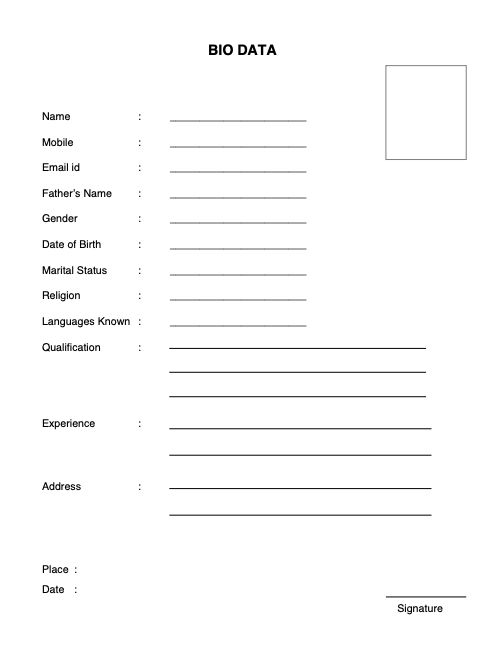
#> input picture images/error2.jpg, 495 x 655 px
$ python -i rect_detect.py   (imports and definitions only)
#> lines starting #> are read from the running program, lines starting #| are printed output that depends on the picture; after the words box and inside, x2 and y2 are one past the last pixel; in counts of white or black regions, pixels touching at a corner belong together
import cv2
import numpy as np
import matplotlib.pyplot as plt

def detectRectangles(image_path):
#> called with image_path = 'images/error2.jpg'
    image = cv2.imread(image_path)
#> image is the input picture: shape (655, 495, 3); min 0, max 255, mean 250.7
    gray = cv2.cvtColor(image, cv2.COLOR_BGR2GRAY)
    blurred = cv2.GaussianBlur(gray, (5, 5), 0)
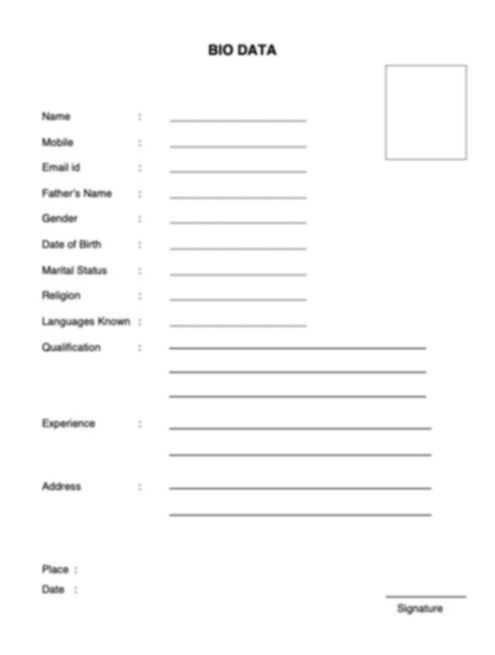
#> blurred: shape (655, 495); min 34, max 255, mean 250.7
    edges = cv2.Canny(blurred, 50, 150)
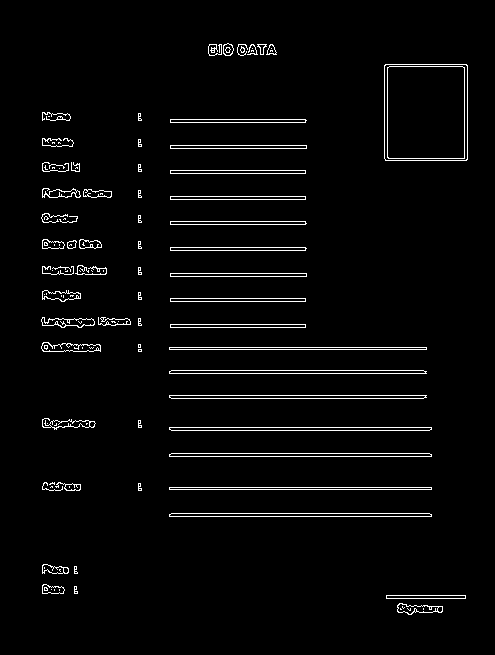
#> edges: shape (655, 495); 3% white in thin lines or dots, all inside (x1, y1, x2, y2) = (41, 43, 468, 615)
    contours, _ = cv2.findContours(edges, cv2.RETR_EXTERNAL, cv2.CHAIN_APPROX_SIMPLE)
#> contours = 86 contours, 48 with area under 20; largest, box (x1, y1, x2, y2) and area: (384, 64, 468, 161) 7965, (169, 513, 432, 517) 783, (169, 453, 432, 457) 783, (169, 427, 432, 431) 783, (169, 395, 427, 399) 766
    rectangles = []
    for contour in contours:
        epsilon = 0.02 * cv2.arcLength(contour, True)
        approx = cv2.approxPolyDP(contour, epsilon, True)
        if len(approx) == 4:
            x, y, width, height = cv2.boundingRect(approx)
            if(width>5 and height>5):
                rectangles.append({
                    "top_left": [x, y],
                    "width": width,
                    "height": height
                })
#> this loop made 86 passes
#> (epsilon, approx, x, y, width, height) on passes 21, 23, 38: (0.2, [[138, 349], [138, 351], [141, 351], [141, 349]], 138, 349, 4, 3), (0.2, [[138, 344], [138, 347], [140, 347], [140, 344]], 138, 344, 3, 4), (0.108, [[67, 270], [66, 271], [65, 271], [67, 271]], 65, 270, 3, 2)
#> (epsilon, x, y, width, height) on pass 77: (7.11, 385, 64, 83, 97)
#> after the loop, rectangles = 1 item
    return rectangles

>>> result = detectRectangles('images/error2.jpg')
#> result = 1 item

$ run again, on images/error_test.png
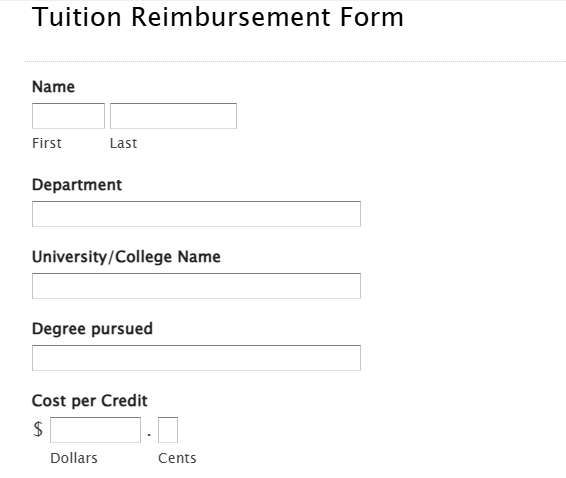
#> input picture images/error_test.png, 566 x 478 px
#> in detectRectangles, image is the input picture: shape (478, 566, 3); min 0, max 255, mean 249.8
#> in detectRectangles, `blurred = cv2.GaussianBlur(gray, (5, 5), 0)`:
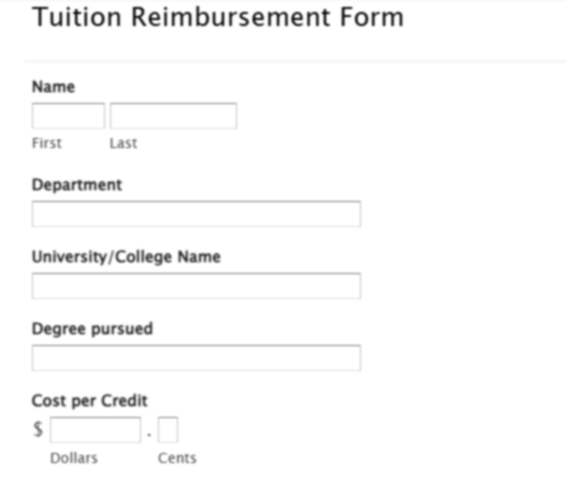
#> blurred: shape (478, 566); min 27, max 255, mean 249.9
#> in detectRectangles, `edges = cv2.Canny(blurred, 50, 150)`:
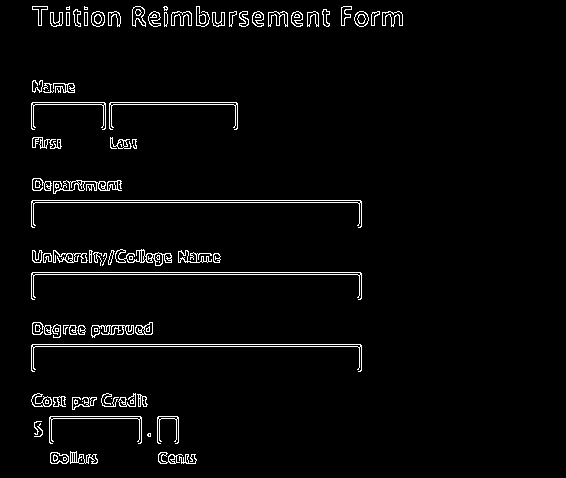
#> edges: shape (478, 566); 3.1% white in thin lines or dots, all inside (x1, y1, x2, y2) = (31, 6, 403, 464)
#> contours = 85 contours, 24 with area under 20; largest, box (x1, y1, x2, y2) and area: (31, 344, 362, 372) 670, (31, 272, 362, 300) 670, (31, 200, 362, 228) 670, (115, 249, 172, 266) 358, (53, 180, 122, 194) 309
#> the loop in detectRectangles, `for contour in contours:` made 85 passes
#> (epsilon, approx, x, y, height) on passes 21, 22, 33: (0.24, [[94, 328], [94, 331], [97, 331], [97, 328]], 94, 328, 4), (0.24, [[55, 328], [55, 331], [58, 331], [58, 328]], 55, 328, 4), (0.24, [[129, 256], [129, 259], [132, 259], [132, 256]], 129, 256, 4)
#> after the loop in detectRectangles, `for contour in contours:`: rectangles = []

$ run again, on images/img1.png
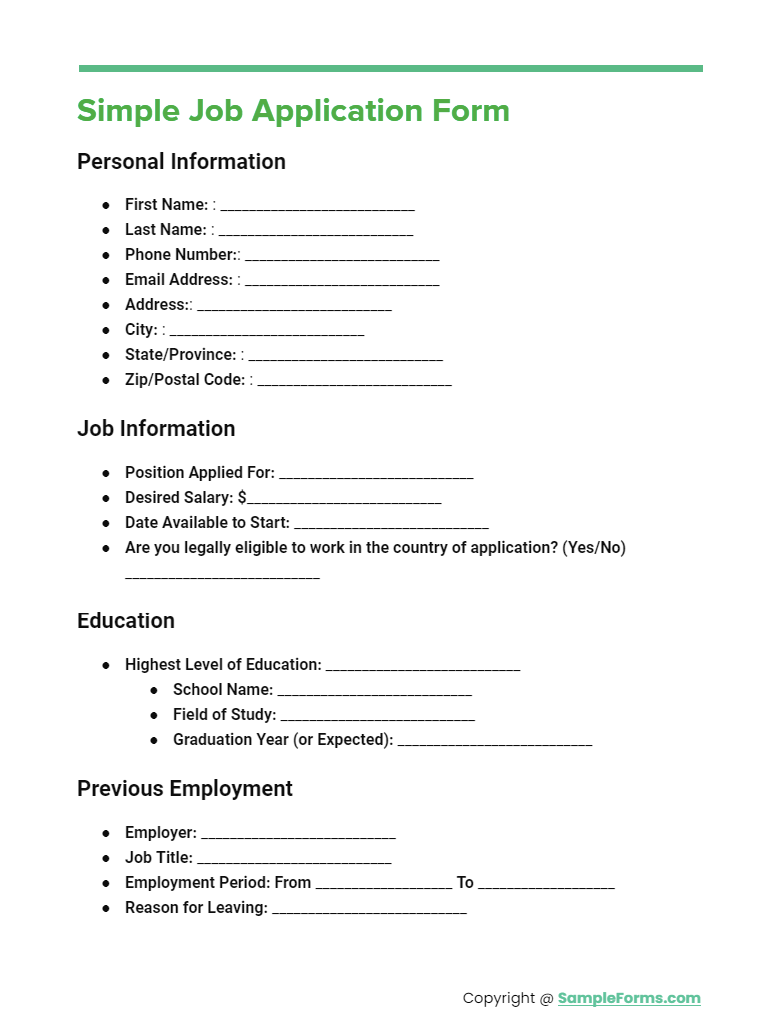
#> input picture images/img1.png, 771 x 1033 px
#> in detectRectangles, image is the input picture: shape (1033, 771, 3); mean B, G, R 246.9, 247.8, 246.6
#> in detectRectangles, `blurred = cv2.GaussianBlur(gray, (5, 5), 0)`:
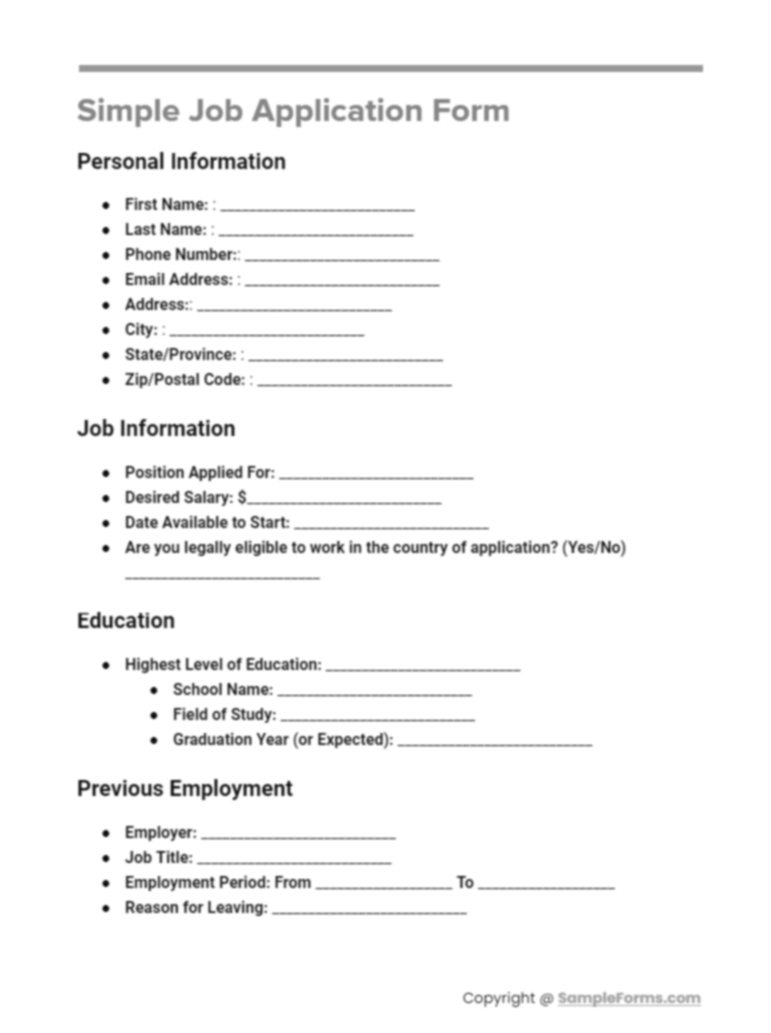
#> blurred: shape (1033, 771); min 14, max 255, mean 247.3
#> in detectRectangles, `edges = cv2.Canny(blurred, 50, 150)`:
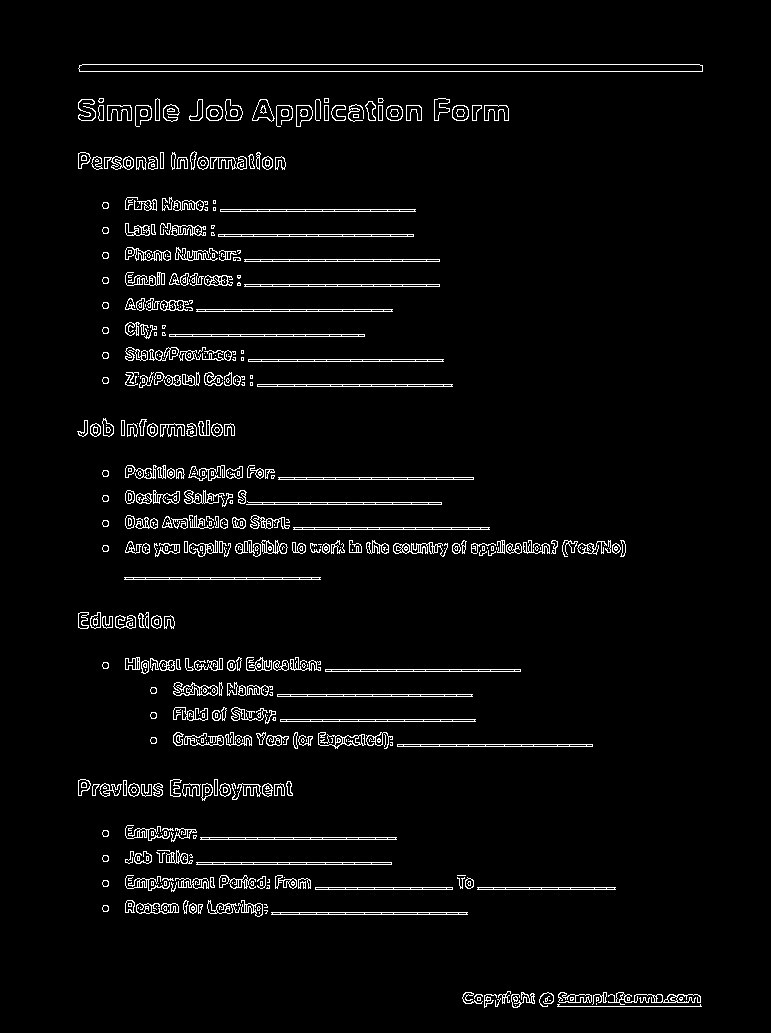
#> edges: shape (1033, 771); 3.7% white in thin lines or dots, all inside (x1, y1, x2, y2) = (77, 64, 703, 1008)
#> contours = 436 contours, 204 with area under 20; largest, box (x1, y1, x2, y2) and area: (78, 64, 703, 72) 4357, (271, 912, 468, 915) 390, (200, 837, 397, 840) 390, (397, 744, 593, 747) 390, (325, 669, 521, 672) 390
#> the loop in detectRectangles, `for contour in contours:` made 436 passes
#> (epsilon, approx, x, y, width, height) on passes 8, 10, 44, 46, 47: (0.2, [[627, 997], [627, 1000], [629, 1000], [629, 997]], 627, 997, 3, 4), (0.24, [[477, 997], [477, 1000], [480, 1000], [480, 997]], 477, 997, 4, 4), (0.24, [[260, 881], [260, 885], [262, 885], [262, 881]], 260, 881, 3, 5), (0.24, [[164, 881], [164, 885], [166, 885], [166, 881]], 164, 881, 3, 5), (0.24, [[151, 881], [151, 885], [153, 885], [153, 881]], 151, 881, 3, 5)
#> after the loop in detectRectangles, `for contour in contours:`: rectangles = []

$ run again, on images/img11.png
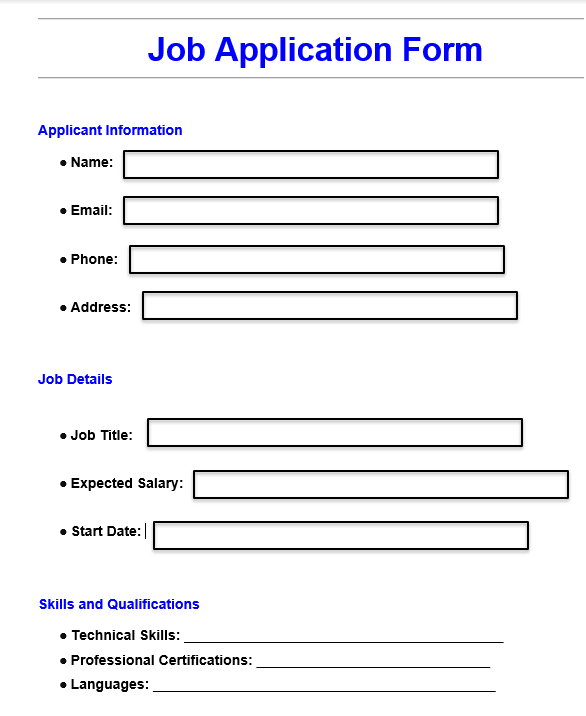
#> input picture images/img11.png, 586 x 716 px
#> in detectRectangles, image is the input picture: shape (716, 586, 3); mean B, G, R 243.1, 240.2, 240.2
#> in detectRectangles, `blurred = cv2.GaussianBlur(gray, (5, 5), 0)`:
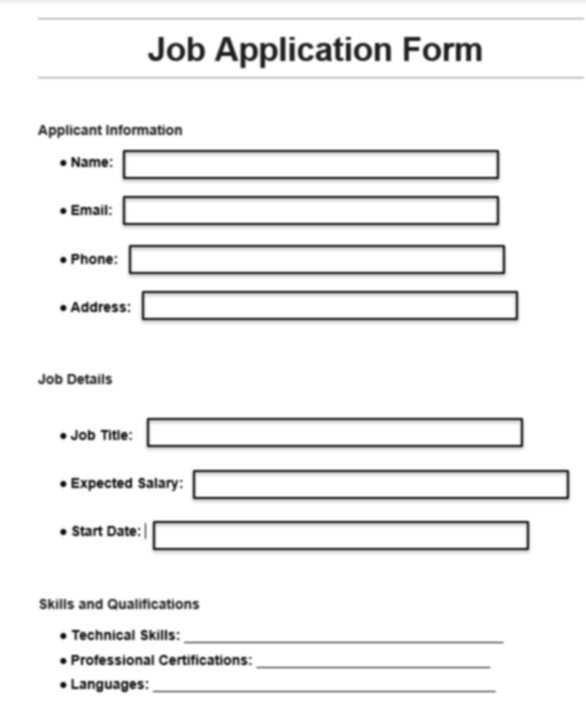
#> blurred: shape (716, 586); min 15, max 255, mean 240.5
#> in detectRectangles, `edges = cv2.Canny(blurred, 50, 150)`:
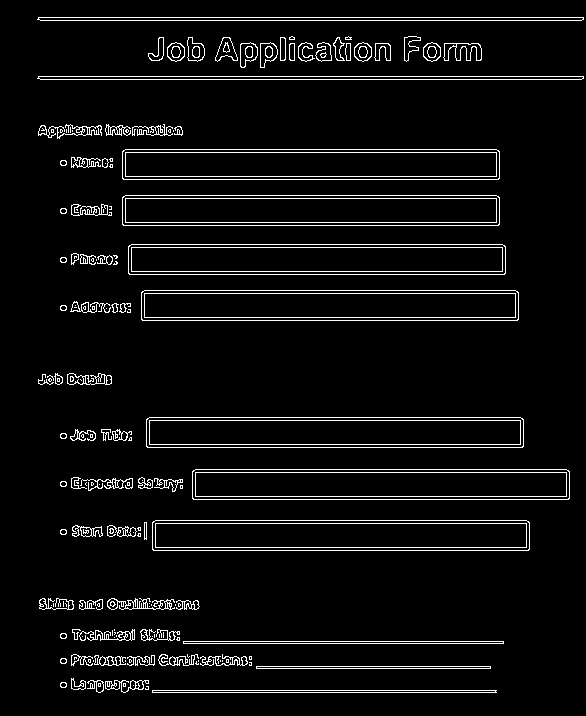
#> edges: shape (716, 586); 5.3% white in thin lines or dots, all inside (x1, y1, x2, y2) = (37, 17, 584, 693)
#> contours = 150 contours, 73 with area under 20; largest, box (x1, y1, x2, y2) and area: (152, 520, 530, 551) 11303, (192, 469, 570, 500) 11303, (146, 417, 524, 448) 11303, (141, 290, 519, 321) 11303, (128, 244, 506, 275) 11303
#> the loop in detectRectangles, `for contour in contours:` made 150 passes
#> (epsilon, approx, x, y, width, height) on passes 3, 16, 20, 50: (0.2, [[123, 683], [123, 686], [125, 686], [125, 683]], 123, 683, 3, 4), (0.2, [[226, 659], [226, 662], [228, 662], [228, 659]], 226, 659, 3, 4), (0.2, [[249, 656], [249, 659], [251, 659], [251, 656]], 249, 656, 3, 4), (0.137, [[65, 603], [66, 604], [66, 606], [66, 604]], 65, 603, 2, 4)
#> after the loop in detectRectangles, `for contour in contours:`: rectangles = 8 items
